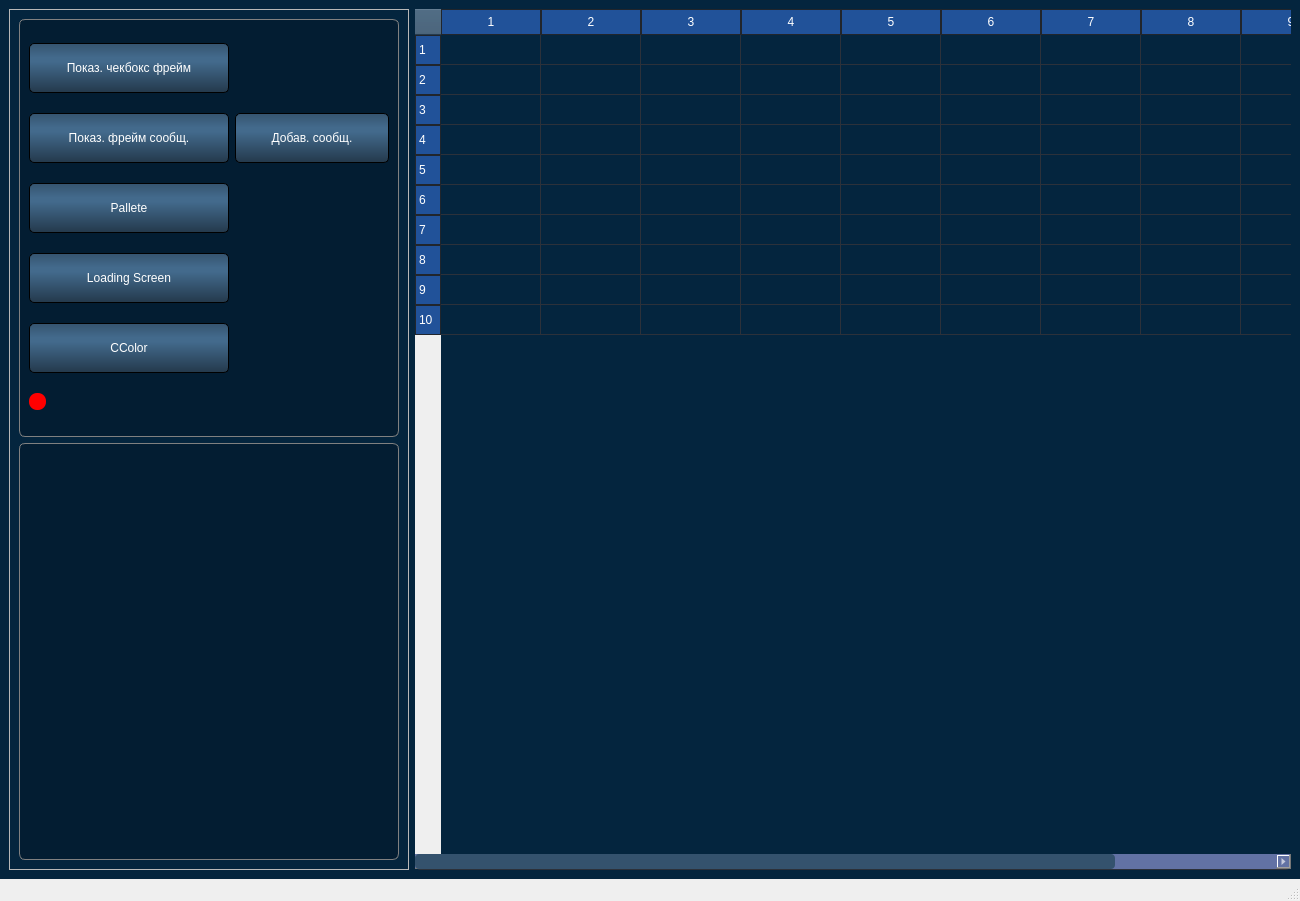
<?xml version="1.0" encoding="UTF-8"?>
<ui version="4.0">
 <class>MainWindow</class>
 <widget class="QMainWindow" name="MainWindow">
  <property name="geometry">
   <rect>
    <x>0</x>
    <y>0</y>
    <width>1300</width>
    <height>901</height>
   </rect>
  </property>
  <property name="windowTitle">
   <string>MainWindow</string>
  </property>
  <widget class="QWidget" name="centralwidget">
   <property name="styleSheet">
    <string notr="true">/*/////////////////////////////////////////////////////////////////////////////////////////////////////////////*/
/*////////////////////////////////////////// QWidget //////////////////////////////////////////////////////////*/
/*/////////////////////////////////////////////////////////////////////////////////////////////////////////////*/
QWidget{	color: white;
			font-size: 12px;
	}
#centralwidget{	background-color: #04253e;	}

/*/////////////////////////////////////////////////////////////////////////////////////////////////////////////*/
/*//////////////////////////////////////////StackedWidget//////////////////////////////////////////////////////*/
/*/////////////////////////////////////////////////////////////////////////////////////////////////////////////*/

#stackedWidget .QFrame{
	background-color: #031d32;
    border-radius: 6px;
	border: 1px solid gray;
	color: #ffffff;
} 


/*/////////////////////////////////////////////////////////////////////////////////////////////////////////////*/
/*/////////////////////////////////////////////APP FRAME //////////////////////////////////////////////////////*/
/*/////////////////////////////////////////////////////////////////////////////////////////////////////////////*/

QPushButton {	
    background-color: qlineargradient(spread:reflect, x1:0, y1:1, x2:0, y2:0.33, stop:0 #24394c, stop:0.933845 #436a8c);
	color: #ffffff;
	text-align: center;
	border-radius: 5px;
	border: 1px solid black;
}

QPushButton:hover{	
	background-color: QLinearGradient( x1: 0, y1: 0, x2: 0, y2: 1, stop: 0 #507590, stop: 0.1 #507590, stop: 0.5 #507590, stop: 0.9 #304d66, stop: 1 #304d66);
}

QPushButton:pressed{	
	padding-left: 2px;
	padding-top: 5px;
	background-color: QLinearGradient( x1: 0, y1: 0, x2: 0, y2: 1, stop: 0 #304550 , stop: 0.1 #304550, stop: 0.5 #24394c, stop: 0.9 #304550, stop: 1 #304550);

}


/*/////////////////////////////////////////////////////////////////////////////////////////////////////////////*/
/*////////////////////////////////////////// LEFT MENU ////////////////////////////////////////////////////////*/
/*/////////////////////////////////////////////////////////////////////////////////////////////////////////////*/

#leftMenuFrame{	background-color: qlineargradient(spread:pad, x1:0, y1:0, x2:1, y2:0, stop:0 #031d32 , stop:1 #04253e);	}	

#leftMenuFrame .QPushButton {	
    background-color: #24394c;
	color: #ffffff;
	text-align: left;
	padding-left: 15px;  
	border-radius: 6px;
	border: none;
}

#leftMenuFrame .QPushButton:hover{	
	border-right: 25px solid transparent;
	background-color: #304d66;
}

#leftMenuFrame .QPushButton:focus {
	border-right: 25px solid transparent;
	background-color: #304d66;
}

#leftMenuFrame .QPushButton:checked {
	border-right: 25px solid transparent;
	background-color: #436a8c;
}

/*Dont draw border in hide menu button*/
#leftMenuFrame .QPushButton#pushButton_menu:hover{
	border-right: 0px;
}


/*/////////////////////////////////////////////////////////////////////////////////////////////////////////////*/
/*//////////////////////////////////////////TOB BAR STYLE /////////////////////////////////////////////////////*/
/*/////////////////////////////////////////////////////////////////////////////////////////////////////////////*/

#topBarFrame{	background-color: qlineargradient(spread:reflect, x1:0.605, y1:0, x2:0.538, y2:1, stop:0 #031d32, stop:1 #04253e); }

/*/////////////////////////////////////////////////////////////////////////////////////////////////////////////*/
/*//////////////////////////////////////////////TabWidget//////////////////////////////////////////////////////*/
/*/////////////////////////////////////////////////////////////////////////////////////////////////////////////*/

QTabWidget::pane {
  
  border-radius: 6px;
  border-top-left-radius: 0px;
  border: 1px solid gray;
  top:-1px; 
  background-color: #031d32;
  color: white;
} 

QTabBar::tab {	
  background-color: #24394c;
  border-radius: 6px;
  border-bottom-right-radius: 0px;
  border-bottom-left-radius: 0px;
  border: 1px solid gray; 
  padding: 10px;
} 

QTabBar::tab:selected { 
  background-color: #031d32;
  margin-bottom: -1px; 
}


/*/////////////////////////////////////////////////////////////////////////////////////////////////////////////*/
/*//////////////////////////////////////////QTableWidget //////////////////////////////////////////////////////*/
/*/////////////////////////////////////////////////////////////////////////////////////////////////////////////*/

QTableWidget {	
	background-color: transparent;
	border-radius: 5px;
	gridline-color: #2c313a;
	border-bottom: 1px solid #2c313a;
}

QTableView::item:alternate { 
	background-color: #08253e;
}

QTableWidget::item::selected { 
	background-color: #34526d; 
	color: white; 
}

QTableCornerButton::section {
    background-color: #34526d;
}

QHeaderView::section{
    border: 1px solid #21252b ;
	background-color: #215299 ;
	padding: 3px;
}

QScrollBar:horizontal, QScrollBar:vertical {
    background: #6272a4;
    height: 15px;
	width: 15px;
}
QScrollBar::handle:horizontal, QScrollBar::handle:vertical {
    background: #34526d;
    min-width: 25px;
	min-height: 25px;
	border-radius: 4px
}

QScrollBar::add-page:horizontal, QScrollBar::sub-page:horizontal, QScrollBar::add-page:vertical, QScrollBar::sub-page:vertical{
    background: none;
}


/*/////////////////////////////////////////////////////////////////////////////////////////////////////////////*/
/*//////////////////////////////////////////SPIN BOX //////////////////////////////////////////////////////////*/
/*/////////////////////////////////////////////////////////////////////////////////////////////////////////////*/


QTextEdit, QLineEdit, QListView, QComboBox, QSpinBox, QDoubleSpinBox{	
	background-color: #04253e;
	selection-background-color: #24394c;
	border-radius: 4px;

}

QTextEdit:focus, QLineEdit:focus, QListView:focus, QComboBox:focus, QSpinBox:focus, QDoubleSpinBox:focus{	
	border: 2px solid lightgray;
}

QCheckBox {
   	margin: 5px 0px 5px 10px;
   	color:#fff;;
}

QCheckBox::hover {
	border-left:3px solid  #2CCD70;
    background-color: #34495E;
}

QCheckBox::item {
    spacing: 3px; /* spacing between menu bar items */
    padding: 10px 85px 10px 20px;
    background: transparent;
}

QCheckBox::item:selected {
    background-color: #34495E;
    border-left:3px solid  #2CCD70;
}

QCheckBox::indicator {
    border: 3px solid rgb(52, 59, 72);
	width: 15px;
	height: 15px;
	border-radius: 10px;
    background: rgb(44, 49, 60);
}
QCheckBox::indicator:hover {
    border: 3px solid rgb(58, 66, 81);
}
QCheckBox::indicator:checked {
    background: 3px solid rgb(52, 59, 72);
	border: 3px solid rgb(52, 59, 72);	
	background-image: url(:/images/cil-check-alt.png);
}


/*/////////////////////////////////////////////////////////////////////////////////////////////////////////////*/
/*/////////////////////////////////////////////ScrollArea//////////////////////////////////////////////////////*/
/*/////////////////////////////////////////////////////////////////////////////////////////////////////////////*/

QTextBrowser, QScrollArea {	
	background-color: #031d32;
	border-radius: 4px;
	border: 1px solid lightgray;
}

QAbstractScrollArea #scrollAreaWidgetContents, #scrollAreaWidgetContents_2, #scrollAreaWidgetContents_3 {
	background-color: transparent;
	border: 0px;
}

QMenu {
    background-color: #2C3F50;
    border-bottom:4px solid #2CCD70;
    color:#fff;;
}

QMenu::item {
    spacing: 3px; /* spacing between menu bar items */
    padding: 10px 85px 10px 20px;
    background: transparent;
}

QMenu::item:selected {
    background-color: #34495E;
    border-left:3px solid  #2CCD70;
}

#customFrameWindow{
	background-color: qlineargradient(spread:pad, x1:0, y1:0, x2:1, y2:0, stop:0 #031d32 , stop:1 #34495E);
    border-radius: 2px;
	border: 1px solid gray;
	color: #ffffff;
} 

#customFrameWindowMsg{
	background-color: #cccccc;
    border-radius: 2px;
	border: 1px solid gray;
} 

#customFrameWindowMsg .QFrame{
	background-color: #031d32;
    border-radius: 6px;
	border: 1px solid gray;
	color: #ffffff;
} 

</string>
   </property>
   <layout class="QGridLayout" name="gridLayout">
    <item row="1" column="0">
     <widget class="QFrame" name="stackedWidget">
      <property name="minimumSize">
       <size>
        <width>400</width>
        <height>400</height>
       </size>
      </property>
      <property name="frameShape">
       <enum>QFrame::StyledPanel</enum>
      </property>
      <property name="frameShadow">
       <enum>QFrame::Raised</enum>
      </property>
      <layout class="QGridLayout" name="gridLayout_2">
       <item row="1" column="0">
        <widget class="QFrame" name="frame_5">
         <property name="frameShape">
          <enum>QFrame::StyledPanel</enum>
         </property>
         <property name="frameShadow">
          <enum>QFrame::Raised</enum>
         </property>
         <layout class="QVBoxLayout" name="verticalLayout_4"/>
        </widget>
       </item>
       <item row="0" column="0">
        <widget class="QFrame" name="frame_2">
         <property name="minimumSize">
          <size>
           <width>0</width>
           <height>50</height>
          </size>
         </property>
         <property name="frameShape">
          <enum>QFrame::StyledPanel</enum>
         </property>
         <property name="frameShadow">
          <enum>QFrame::Raised</enum>
         </property>
         <layout class="QGridLayout" name="gridLayout_3">
          <item row="4" column="0">
           <widget class="QPushButton" name="pushButton_5">
            <property name="minimumSize">
             <size>
              <width>0</width>
              <height>50</height>
             </size>
            </property>
            <property name="text">
             <string>Loading Screen</string>
            </property>
           </widget>
          </item>
          <item row="1" column="0">
           <widget class="QPushButton" name="pushButton_3">
            <property name="minimumSize">
             <size>
              <width>50</width>
              <height>50</height>
             </size>
            </property>
            <property name="maximumSize">
             <size>
              <width>200</width>
              <height>50</height>
             </size>
            </property>
            <property name="text">
             <string>Показ. фрейм сообщ.</string>
            </property>
           </widget>
          </item>
          <item row="0" column="0">
           <widget class="QPushButton" name="pushButton">
            <property name="minimumSize">
             <size>
              <width>200</width>
              <height>50</height>
             </size>
            </property>
            <property name="maximumSize">
             <size>
              <width>200</width>
              <height>50</height>
             </size>
            </property>
            <property name="text">
             <string>Показ. чекбокс фрейм</string>
            </property>
           </widget>
          </item>
          <item row="3" column="0">
           <widget class="QPushButton" name="pushButton_4">
            <property name="minimumSize">
             <size>
              <width>50</width>
              <height>50</height>
             </size>
            </property>
            <property name="maximumSize">
             <size>
              <width>200</width>
              <height>50</height>
             </size>
            </property>
            <property name="text">
             <string>Pallete</string>
            </property>
           </widget>
          </item>
          <item row="6" column="0">
           <widget class="QLabel" name="label">
            <property name="minimumSize">
             <size>
              <width>16</width>
              <height>16</height>
             </size>
            </property>
            <property name="maximumSize">
             <size>
              <width>17</width>
              <height>17</height>
             </size>
            </property>
            <property name="styleSheet">
             <string notr="true">background-color: rgb(255, 0, 0);
border-radius: 8px;</string>
            </property>
            <property name="text">
             <string/>
            </property>
           </widget>
          </item>
          <item row="1" column="1">
           <widget class="QPushButton" name="pushButton_2">
            <property name="minimumSize">
             <size>
              <width>50</width>
              <height>50</height>
             </size>
            </property>
            <property name="maximumSize">
             <size>
              <width>200</width>
              <height>50</height>
             </size>
            </property>
            <property name="text">
             <string>Добав. сообщ.</string>
            </property>
           </widget>
          </item>
          <item row="5" column="0">
           <widget class="QPushButton" name="pushButton_6">
            <property name="minimumSize">
             <size>
              <width>0</width>
              <height>50</height>
             </size>
            </property>
            <property name="text">
             <string>CColor</string>
            </property>
           </widget>
          </item>
         </layout>
        </widget>
       </item>
      </layout>
     </widget>
    </item>
    <item row="1" column="1">
     <widget class="QTableWidget" name="tableWidget">
      <property name="rowCount">
       <number>10</number>
      </property>
      <property name="columnCount">
       <number>10</number>
      </property>
      <row/>
      <row/>
      <row/>
      <row/>
      <row/>
      <row/>
      <row/>
      <row/>
      <row/>
      <row/>
      <column/>
      <column/>
      <column/>
      <column/>
      <column/>
      <column/>
      <column/>
      <column/>
      <column/>
      <column/>
     </widget>
    </item>
   </layout>
  </widget>
  <widget class="QMenuBar" name="menubar">
   <property name="geometry">
    <rect>
     <x>0</x>
     <y>0</y>
     <width>1300</width>
     <height>21</height>
    </rect>
   </property>
  </widget>
  <widget class="QStatusBar" name="statusbar"/>
 </widget>
 <resources/>
 <connections/>
</ui>
